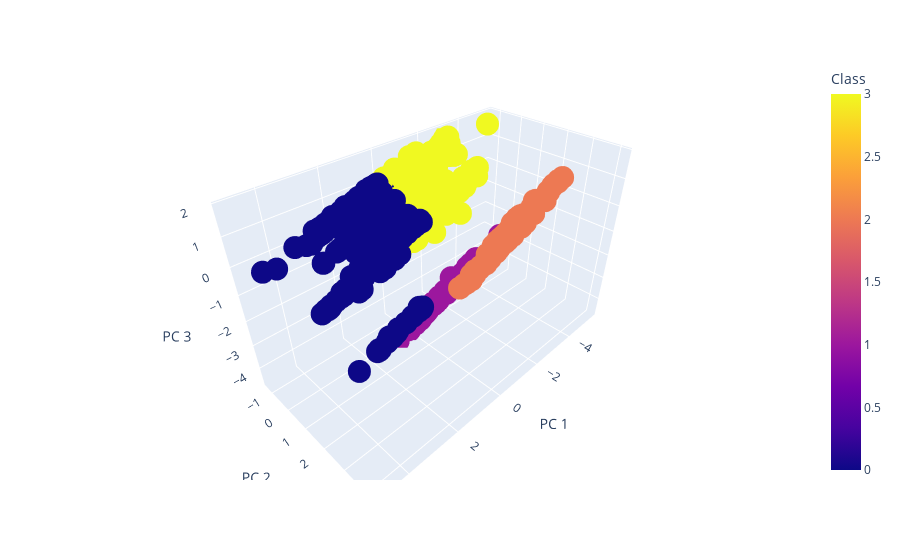

Here is the notebook cell this chart was saved with:
### Code cell
# Creating a 3D-Scatter with the PCA data and the clusters
fig = px.scatter_3d(
    viz_df,
    x='PC 1',
    y='PC 2',
    z='PC 3',
    color='Class',
    hover_name= viz_df['make'],
    hover_data= ['model','price', 'miles']
    

)
fig.show()

### Figure 1 — Plotly figure (JSON) as saved in the notebook; plotly's stock layout.template omitted (floating-point values rounded to 4 significant figures; data arrays with more than 128 entries replaced by an {"elided": "..."} marker saying what was removed)
{"data": [{"customdata": {"elided": "1000x3 mixed values"}, "hovertemplate": "<b>%{hovertext}</b><br><br>PC 1=%{x}<br>PC 2=%{y}<br>PC 3=%{z}<br>model=%{customdata[0]}<br>price=%{customdata[1]}<br>miles=%{customdata[2]}<br>Class=%{marker.color}<extra></extra>", "hovertext": {"elided": "1000 str values"}, "legendgroup": "", "marker": {"color": {"elided": "1000 int values"}, "coloraxis": "coloraxis", "symbol": "circle"}, "mode": "markers", "name": "", "scene": "scene", "showlegend": false, "type": "scatter3d", "x": {"elided": "1000 float values"}, "y": {"elided": "1000 float values"}, "z": {"elided": "1000 float values"}}], "layout": {"coloraxis": {"colorbar": {"title": {"text": "Class"}}, "colorscale": [[0, "#0d0887"], [0.1111, "#46039f"], [0.2222, "#7201a8"], [0.3333, "#9c179e"], [0.4444, "#bd3786"], [0.5556, "#d8576b"], [0.6667, "#ed7953"], [0.7778, "#fb9f3a"], [0.8889, "#fdca26"], [1, "#f0f921"]]}, "legend": {"tracegroupgap": 0}, "margin": {"t": 60}, "scene": {"domain": {"x": [0, 1], "y": [0, 1]}, "xaxis": {"title": {"text": "PC 1"}}, "yaxis": {"title": {"text": "PC 2"}}, "zaxis": {"title": {"text": "PC 3"}}}}}
